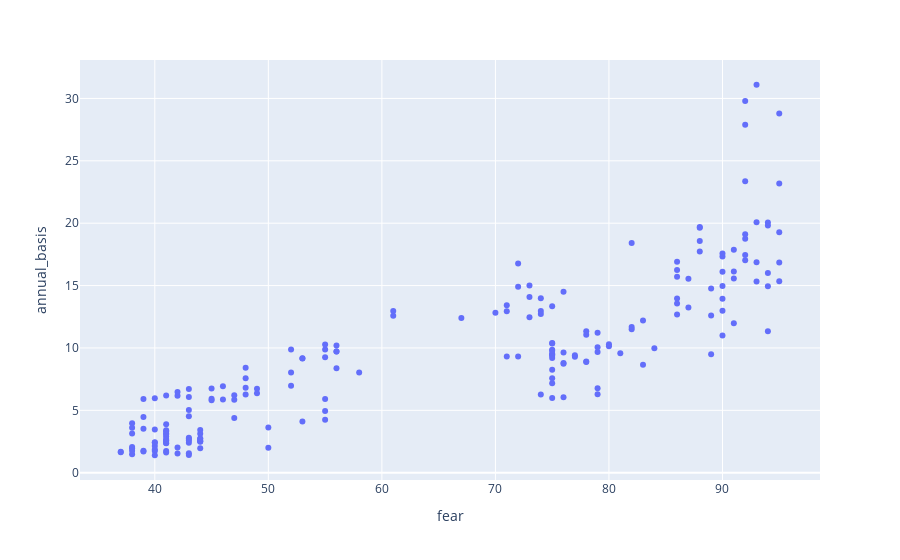

Notebook code for this chart:
### Code cell
fig = px.scatter(basis_201225, x="fear", y="annual_basis")
fig.show()

### Figure 1 — Plotly figure (JSON) as saved in the notebook; plotly's stock layout.template omitted (floating-point values rounded to 4 significant figures; data arrays with more than 128 entries replaced by an {"elided": "..."} marker saying what was removed)
{"data": [{"hovertemplate": "fear=%{x}<br>annual_basis=%{y}<extra></extra>", "legendgroup": "", "marker": {"color": "#636efa", "symbol": "circle"}, "mode": "markers", "name": "", "orientation": "v", "showlegend": false, "type": "scatter", "x": {"elided": "193 int values"}, "xaxis": "x", "y": {"elided": "193 float values"}, "yaxis": "y"}], "layout": {"legend": {"tracegroupgap": 0}, "margin": {"t": 60}, "xaxis": {"anchor": "y", "domain": [0, 1], "title": {"text": "fear"}}, "yaxis": {"anchor": "x", "domain": [0, 1], "title": {"text": "annual_basis"}}}}
